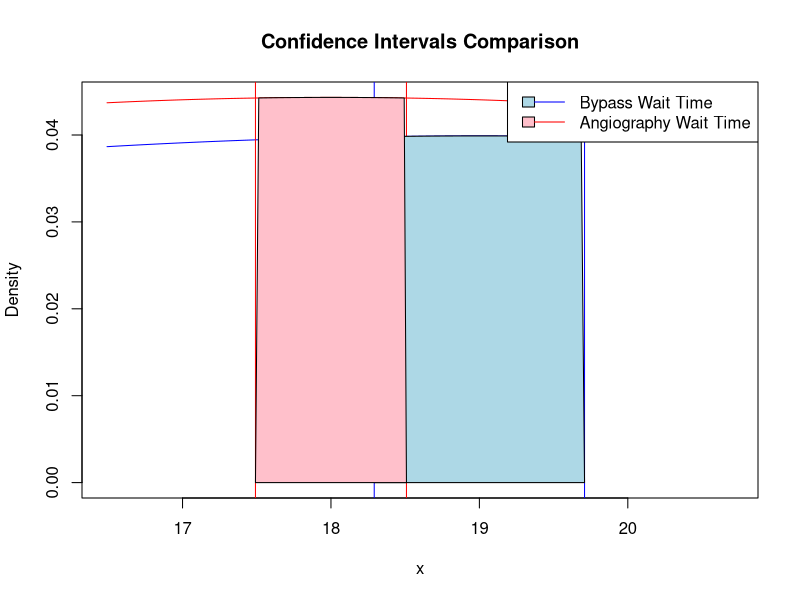

Write the R code that produced this figure.
## ---- chunk 1
#| label: setup
#| warning: false

library(readxl)
library(dplyr)
library(magrittr)
knitr::opts_chunk$set(echo = TRUE)
## ---- chunk 2
# Set sample size, mean, and standard deviation
n_bypass <- 539
mean_wait_time_bypass <- 19
sd_bypass <- 10

# Calculate the standard error
se_bypass <- sd_bypass / sqrt(n_bypass)

# Calculate the margin of error for a 90% confidence interval
me_bypass <- qnorm(0.95) * se_bypass

# Calculate the lower and upper bounds of the confidence interval
lower_bypass <- mean_wait_time_bypass - me_bypass
upper_bypass <- mean_wait_time_bypass + me_bypass

# Print the results
cat("90% confidence interval for Bypass: [", round(lower_bypass, 3), ",", round(upper_bypass, 3), "]\n")

## ---- chunk 3
# Set sample size, mean, and standard deviation
n_angiography <- 847
mean_wait_time_angiography <- 18
sd_angiography <- 9

# Calculate the standard error
se_angiography <- sd_angiography / sqrt(n_angiography)

# Calculate the margin of error for a 90% confidence interval
me_angiography <- qnorm(0.95) * se_angiography

# Calculate the lower and upper bounds of the confidence interval
lower_angiography <- mean_wait_time_angiography - me_angiography
upper_angiography <- mean_wait_time_angiography + me_angiography

# Print the results
cat("90% confidence interval for Angiography: [", round(lower_angiography, 3), ",", round(upper_angiography, 3), "]\n")

## ---- chunk 4
# Create a sequence of x values
x <- seq(min(lower_bypass, lower_angiography) - 1, max(upper_bypass, upper_angiography) + 1, length = 100)

# Create normal probability density functions for each dataset
y_bypass <- dnorm(x, mean_wait_time_bypass, sd_bypass)
y_angiography <- dnorm(x, mean_wait_time_angiography, sd_angiography)

# Plot the normal density curves
plot(x, y_bypass, type = "l", col = "blue", ylim = c(0, max(y_bypass, y_angiography)), main = "Confidence Intervals Comparison", xlab = "x", ylab = "Density")
lines(x, y_angiography, type = "l", col = "red")

# Draw vertical lines at the lower and upper bounds of the confidence intervals for each dataset
abline(v = lower_bypass, col = "blue")
abline(v = upper_bypass, col = "blue")
abline(v = lower_angiography, col = "red")
abline(v = upper_angiography, col = "red")

# Draw shaded areas for the confidence intervals for each dataset
polygon(c(lower_bypass, x[x >= lower_bypass & x <= upper_bypass], upper_bypass), c(0, y_bypass[x >= lower_bypass & x <= upper_bypass], 0), col = "lightblue")
polygon(c(lower_angiography, x[x >= lower_angiography & x <= upper_angiography], upper_angiography), c(0, y_angiography[x >= lower_angiography & x <= upper_angiography], 0), col = "pink")

# Add a legend to the plot
legend("topright", legend = c("Bypass Wait Time", "Angiography Wait Time"), col = c("blue", "red"), fill = c("lightblue", "pink"), lty = 1)

## ---- chunk 5
# Set the sample size and number of people who said yes
n_surveyed_adults <- 1031
for_college <- 567

# Calculate the point estimate of the proportion
p_hat <- for_college / n_surveyed_adults
cat("Point estimate for the portion of all adult Americans who believe that a college education is essential for success is: ", p_hat*100,"%", "\n")

# Calculate the standard error
se <- sqrt(p_hat*(1-p_hat)/n_surveyed_adults)

# Calculate the margin of error for a 95% confidence interval
me <- qnorm(0.975)*se

# Calculate the lower and upper bounds of the confidence interval
lower <- p_hat - me
upper <- p_hat + me

# Print the confidence interval
cat("95% Confidence Interval for p: [", lower, ", ", upper, "]", "\n")


## ---- chunk 6
me <- 5
population_sd <- (200-30)/4
z_95 <- qnorm(1-0.05/2)

n <- (z_95*population_sd/me)^2
n
## ---- chunk 7
# Set the significance level
alpha <- 0.05

# Specify the population mean, sample size, sample mean, and sample standard deviation
pop_mean <- 500
n <- 9
sample_mean <- 410
sample_sd <- 90

# Calculate the standard error of the mean
sem <- sample_sd / sqrt(n)

# Calculate the t-statistic
t_stat <- (sample_mean - pop_mean) / sem

# Calculate the degrees of freedom
df <- n - 1

# Calculate the two-tailed p-value
p_value <- 2 * pt(-abs(t_stat), df)

# Determine whether to reject or fail to reject the null hypothesis
if (p_value < alpha) {
  cat("Reject the null hypothesis: the sample mean is significantly different from the population mean.\n")
} else {
  cat("Fail to reject the null hypothesis: there is not sufficient evidence to conclude that the sample mean is different from the population mean.\n")
}

# Print the test statistics and p-value
cat("t-statistic:", t_stat, "\n")
cat("p-value:", p_value, "\n")

## ---- chunk 8
p_value <- pt(-abs(t_stat), df)
p_value

## ---- chunk 9
p_value <- pt(-abs(t_stat), df, lower.tail = F)
p_value
## ---- chunk 10
mu <- 500
y_hat_jones <- 519.5
se_jones <- 10
y_hat_smith <- 519.7
se_smith <- 10
n <- 1000

# Set the significance level
alpha <- 0.05

# Specify the population mean, estimated means, and standard errors for each sample
pop_mean <- 500
mean1 <- 519.5
mean2 <- 519.7
se1 <- 10
se2 <- 10
n1 <- 1000
n2 <- 1000

# Calculate the pooled standard error
pooled_se <- sqrt(((n1 - 1) * se1^2 + (n2 - 1) * se2^2) / (n1 + n2 - 2))

# Calculate the t-statistic
t_stat <- (mean1 - mean2 - 0) / (pooled_se * sqrt(1/n1 + 1/n2))

# Calculate the degrees of freedom
df <- n1 + n2 - 2

# Calculate the two-tailed p-value
p_value <- 2 * pt(-abs(t_stat), df)


# Print the test statistics and p-value for both samples
cat("Jones' - t-statistic:", (mean1 - pop_mean) / se1, "p-value:", 2 * pt(-abs((mean1 - pop_mean) / se1), n1 - 1), "\n")
cat("Smith's - t-statistic:", (mean2 - pop_mean) / se2, "p-value:", 2 * pt(-abs((mean2 - pop_mean) / se2), n2 - 1), "\n")

## ---- chunk 11
# Creating the dataframe
grade_level <- c(rep("6th grade", 100), rep("7th grade", 100), rep("8th grade", 100))
snack <- c(rep("healthy snack", 31), rep("unhealthy snack", 69), rep("healthy snack", 43),
           rep("unhealthy snack", 57), rep("healthy snack", 51), rep("unhealthy snack", 49))
snack_data <- data.frame(grade_level, snack)

## ---- chunk 12
table(snack_data$snack,snack_data$grade_level)
## ---- chunk 13
chisq.test(snack_data$snack,snack_data$grade_level,correct = FALSE)
## ---- chunk 14
# Creating the dataframe
Area <- c(rep("Area1", 6), rep("Area2", 6), rep("Area3", 6))
cost <- c(6.2, 9.3, 6.8, 6.1, 6.7, 7.5, 7.5, 8.2, 8.5, 8.2, 7.0, 9.3,
          5.8, 6.4, 5.6, 7.1, 3.0, 3.5)
Area_cost <- data.frame(Area,cost)
one.way <- aov(cost ~ Area, data = Area_cost)
summary(one.way)
